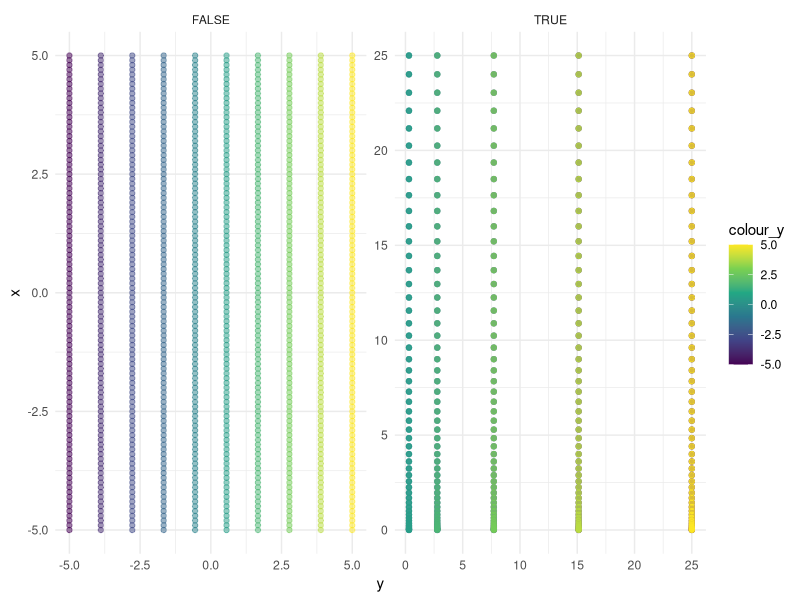
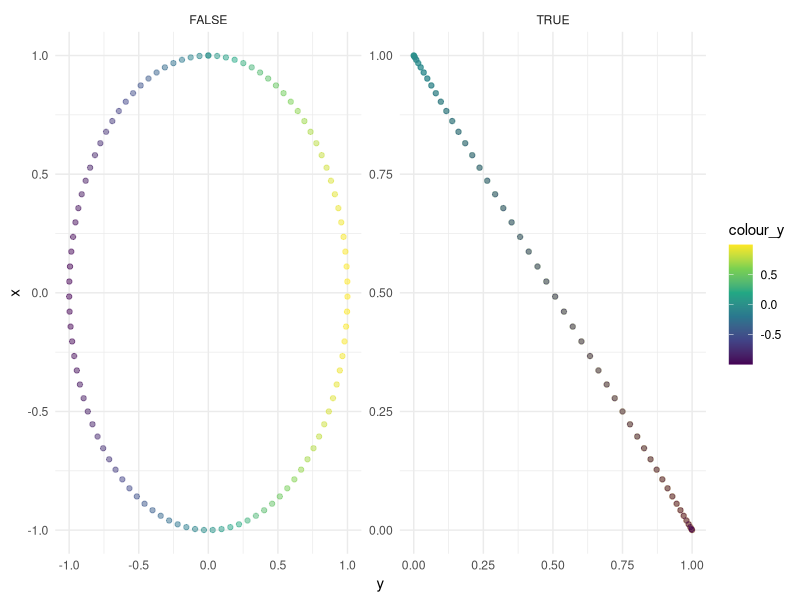
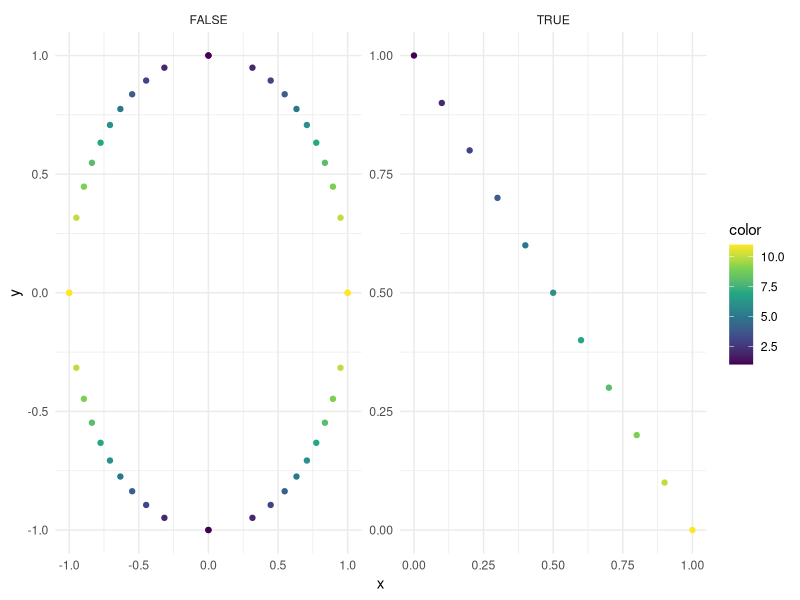
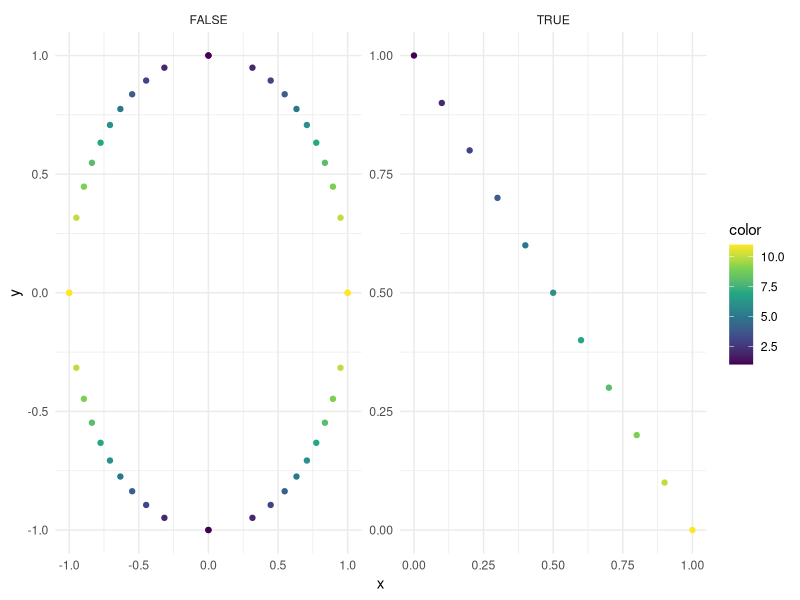
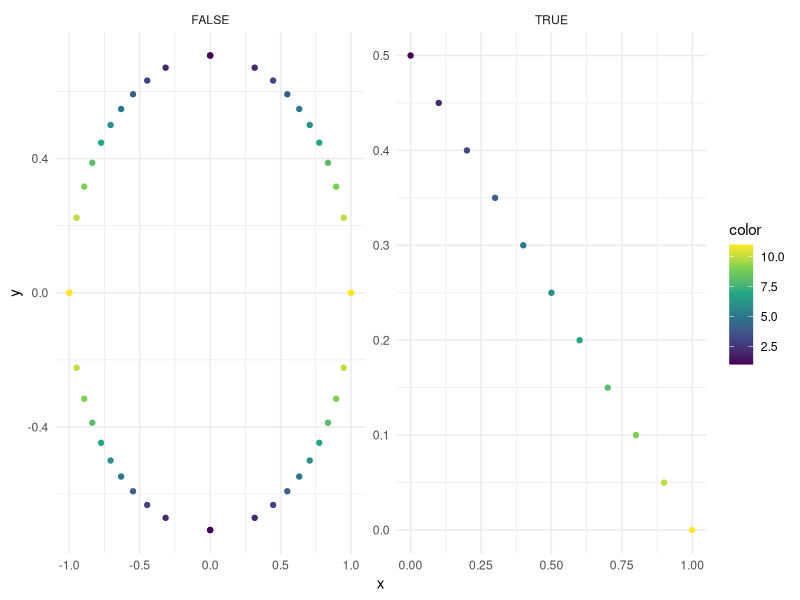
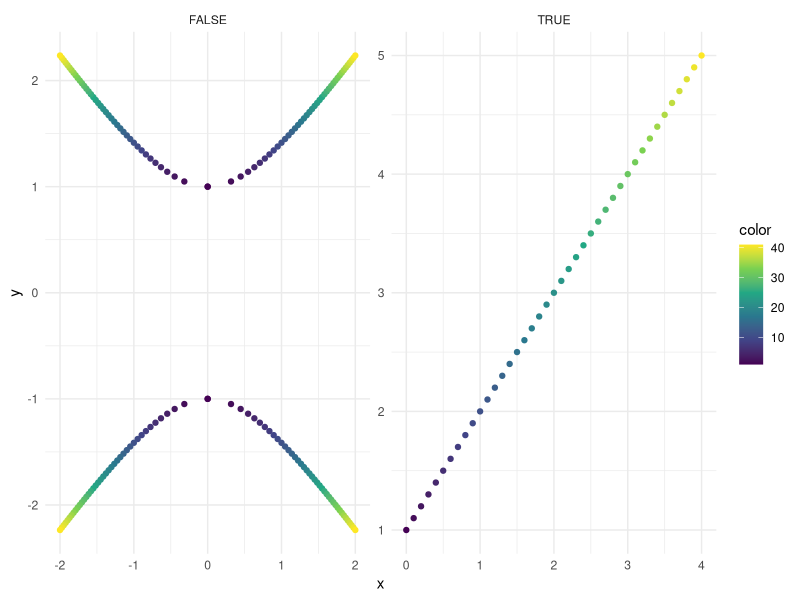

R code for these plots, in order:
# ------------------------ Learning from Data: Lecture 10 ---------------------#
#
# Understanding by visualising how a simple transformation of data can lead
# to the classification of more complex patterns by a simple PLA.
# 
# Lukas Schmid
#
# -----------------------------------------------------------------------------#

library(tidyverse)
theme_set(theme_minimal())

## get the points on the lines (with small, but even distances between any two
## subsequent points)
# set the grid size to include in the plot; integer is the distance to the
# origin in every cartesian directions
grid_size <- 5
# set the point density in 1000 points per unit distance from the origin
point_density <- 10
# set the line density in lines that are plotted
line_number <- 10
# get points on the lines (one vector only, can be duplicated to fit multiple
# lines)
pOnLine <- ((-grid_size*point_density):(grid_size*point_density))/point_density
# get the positions of the line (coordinates perpendicular to the lines)
linePos <- seq(-grid_size, grid_size, length.out = line_number)

# put the values directily into a tibble
data <- tibble(PointsOnLine = rep(pOnLine, times = line_number),
               LinePositions = rep(linePos, each = grid_size * 2 * point_density + 1)) %>% 
  transmute(x = PointsOnLine, y = LinePositions,
            x_transform = x^2, y_transform = y^2, colour_x = x, colour_y = y) %>% 
  pivot_longer(cols = -c(colour_x, colour_y)) %>% 
  mutate(transform = ifelse(str_detect(name, "transform"), T, F),
         coordinate = str_sub(name, 0, 1)) %>% 
  select(-name) %>% 
  pivot_wider(names_from = coordinate, values_fn = list(value = list)) %>% 
  unnest(cols = c(x, y))

# plot the whole thing
ggplot(data, aes(y, x, colour = colour_y)) +
  geom_point(alpha=0.5) +
  facet_wrap('transform', scales = "free") +
  scale_colour_viridis_c()

## get the points on a circle
# set the radius of the circle
radius <- 1
# set the number of points on the circle
point_number <- 100
# get a vector with the angles 
angles <- seq(0, 2*pi, length.out = point_number)
# get the x- and y-coordinates from the angles
vector_cos <- Vectorize(cos)
vector_sin <- Vectorize(sin)
x <- vector_cos(angles)
y <- vector_sin(angles)
# put it all together in a tibble
data <- tibble(x, y, angle = angles) %>% 
  mutate(x_transform = x^2, y_transform = y^2, colour_x = x, colour_y = y) %>% 
  pivot_longer(cols = -c(colour_x, colour_y)) %>% 
  mutate(transform = ifelse(str_detect(name, "transform"), T, F),
         coordinate = str_sub(name, 0, 1)) %>% 
  select(-name) %>% 
  pivot_wider(names_from = coordinate, values_fn = list(value = list)) %>% 
  unnest(cols = c(x, y))

ggplot(data, aes(y, x, colour = colour_y)) +
  geom_point(alpha=0.5) +
  facet_wrap('transform', scales = "free") +
  scale_colour_viridis_c()

# -----------------------------------------------------------------------------#
# write function to show how a certain w is being altered by a transformation
# (only 2D -> 2D)
# -----------------------------------------------------------------------------#

w_transformed <- function(w,
                          w_length = 2,
                          point_density = 10) {
  ## draw points that are on w, i.e. that are on the edge of the groups
  # get the function of the line described by w
    # w * x = 0 <-> 
    # w0 + w1*x1 + w2*x2 = 0 <->
    # w0 + w1*x + w2*y = 0 <->
    # y = -w0/w2 - (w1/w2)*x ~~ f(x) = a + bx
  intercept = -w[1]/w[3]
  slope = -w[2]/w[3]
  # get the x- and y-coordinates of the points in w
  x_w <- seq(0, 4, length.out = 4*point_density +1)
  y_w <- intercept + slope * x_w
  # delete all points that have at least one negative coordinate; w already
  # operates in the transformed space, which does not know negative values
  # since it has been squared
  x_w <- x_w[y_w >= 0]
  y_w <- y_w[y_w >= 0]
  # generate all possible combinations from original x- and y-values: any one
  # of the coordinates may have been negative prior to transformation; 
  # accordingly, the number of data points is quadruppled
  x_origin <- rep(c(sqrt(x_w),-sqrt(x_w)), each = 2)
  y_origin <- rep(c(sqrt(y_w),-sqrt(y_w)), times = 2)
  data <- tibble(x_w, y_w) %>% 
    mutate(x1 = sqrt(x_w), x2 = sqrt(x_w), x3 = -sqrt(x_w), x4 = -sqrt(x_w),
           y1 = sqrt(y_w), y2 = -sqrt(y_w), y3 = sqrt(y_w), y4 = -sqrt(y_w),
           color = 1:nrow(.)) %>% 
    pivot_longer(cols = c(x_w : y4)) %>% 
    mutate(coordinate = str_sub(name, 0, 1),
           transformed = ifelse(str_detect(name, "w"), T, F)) %>% 
    select(-name) %>% 
    pivot_wider(names_from = coordinate, values_fn = list(value = list)) %>% 
    unnest(cols = c(x, y))
  
  ggplot(data, aes(x, y, color = color)) +
    geom_point() +
    facet_wrap('transformed', scales = "free") +
    scale_colour_viridis_c()
}

w_transformed(c(-1, 1, 1))
w_transformed(c(1, -1, -1))
w_transformed(c(1, -1, -2))
w_transformed(c(1, 1, -1))

